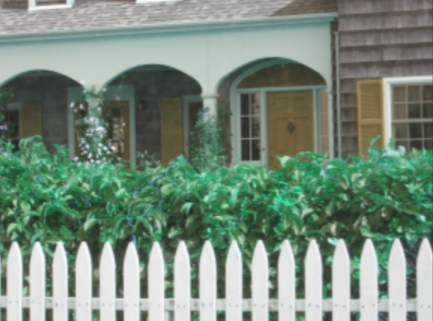
#> input picture images/original_image.png, 433 x 321 px
$ python run_demo.py
#> lines starting #> are read from the running program, lines starting #| are printed output that depends on the picture; after the words box and inside, x2 and y2 are one past the last pixel; in counts of white or black regions, pixels touching at a corner belong together
### Assignment1.py
"""
EE P 596 Computer Vision: Classical and Deep Methods - Homework 1
==================================================================

Basic image processing and binary image analysis with OpenCV and NumPy.

All methods live in one class, ``ComputerVisionAssignment``. Each method
reads the images loaded in ``__init__`` and *returns* its result without
printing or saving anything, so the class can be imported and tested by an
autograder or reused in other projects.

Conventions used everywhere in this file
----------------------------------------
* Images are NumPy arrays (``numpy.ndarray``).
* Colour images use OpenCV's native layout: shape (height, width, 3),
  channels in **B, G, R** order, pixel type ``uint8`` (0..255).
* Coordinates: ``x`` = column (left -> right), ``y`` = row (top -> bottom).
  Because y points *down*, a positive rotation angle looks *clockwise*.

To see the results (printed values and saved images), run ``run_demo.py``.
"""

import cv2
import numpy as np
import os


class ComputerVisionAssignment:
    """Holds the input images and implements Tasks 1-11 of Homework 1."""

    def __init__(self, image_path, binary_image_path):
        """
        Load the images once so every task can reuse them.

        Args:
            image_path: path to a colour image (loaded as BGR, uint8).
            binary_image_path: path to a black/white image (loaded as one
                gray channel, uint8).
        """
        self.image = cv2.imread(image_path)
        self.binary_image = cv2.imread(binary_image_path, cv2.IMREAD_GRAYSCALE)

    # ------------------------------------------------------------------
    # Task 0 - environment check (ungraded)
    # ------------------------------------------------------------------
    # [5 lines left out: function check_package_versions, not called in this run]

        # print(np.__version__)
        # print(matplotlib.__version__)
        # print(cv2.__version__)

    # ------------------------------------------------------------------
    # Task 1 - image load / analyse
    # ------------------------------------------------------------------
    def load_and_analyze_image(self):
        """
        Describe the loaded colour image.

        Returns:
            (Image_data_type, Pixel_data_type, Image_shape)
            e.g. (numpy.ndarray, dtype('uint8'), (321, 433, 3))
        """
        Image_data_type = type(self.image)   # the container: numpy.ndarray
        Pixel_data_type = self.image.dtype   # the numbers inside: uint8 (0-255)
        Image_shape = self.image.shape       # (height, width, channels)

        # print(f"Image data type: {Image_data_type}")
        # print(f"Pixel data type: {Pixel_data_type}")
        # print(f"Image dimensions: {Image_shape}")

        return Image_data_type, Pixel_data_type, Image_shape

    # ------------------------------------------------------------------
    # Task 2 - keep only the red channel
    # ------------------------------------------------------------------
    def create_red_image(self):
        """
        Set the blue and green channels to zero so only red remains.

        Returns:
            BGR uint8 image of the same size that looks red.
        """
        red_image = self.image.copy()   # copy so the original stays unchanged
        red_image[:, :, 0] = 0          # channel 0 = Blue  -> off
        red_image[:, :, 1] = 0          # channel 1 = Green -> off
        return red_image                # channel 2 = Red is untouched

    # ------------------------------------------------------------------
    # Task 3 - photographic negative
    # ------------------------------------------------------------------
    def create_photographic_negative(self):
        """
        Invert every value: new = 255 - old (bright <-> dark).

        Returns:
            BGR uint8 negative image.
        """
        negative_image = (255 - self.image).astype(np.uint8)
        return negative_image

    # ------------------------------------------------------------------
    # Task 4 - swap red and blue channels
    # ------------------------------------------------------------------
    def swap_color_channels(self):
        """
        Exchange the red and blue channels; green stays in place.

        [:, :, [2, 1, 0]] means: all rows, all columns, and take the colour
        layers in the order 2, 1, 0 -> [B, G, R] becomes [R, G, B].

        Returns:
            BGR uint8 image with red and blue swapped.
        """
        swapped_image = self.image[:, :, [2, 1, 0]].copy()
        return swapped_image

    # ------------------------------------------------------------------
    # Task 5 - foliage detection (thresholding)
    # ------------------------------------------------------------------
    def foliage_detection(self):
        """
        Mark "green" pixels: ON if G >= 50 and R < 50 and B < 50.

        Returns:
            Single-channel uint8 binary image: 255 = foliage, 0 = other.
        """
        B = self.image[:, :, 0]
        G = self.image[:, :, 1]
        R = self.image[:, :, 2]

        mask = (G >= 50) & (R < 50) & (B < 50)   # True only where all 3 hold

        foliage_image = np.zeros(G.shape, dtype=np.uint8)   # all black
        foliage_image[mask] = 255                            # paint leaves white
        return foliage_image

    # ------------------------------------------------------------------
    # Task 6 - translation
    # ------------------------------------------------------------------
    def shift_image(self):
        """
        Move the image 200 px right and 100 px down; empty area = 0 (black).

        M = [[1, 0, tx], [0, 1, ty]] is a pure translation:
            new_x = x + tx,  new_y = y + ty
        cv2.warpAffine fills uncovered pixels with 0 by default.

        Returns:
            BGR uint8 image of the same size.
        """
        h, w = self.image.shape[:2]
        M = np.float32([[1, 0, 200],     # move right by 200
                        [0, 1, 100]])    # move down by 100
        shifted_image = cv2.warpAffine(self.image, M, (w, h))   # size is (w, h)
        return shifted_image

    # ------------------------------------------------------------------
    # Task 7 - rotate 90 degrees clockwise
    # ------------------------------------------------------------------
    def rotate_image(self):
        """
        Rotate 90 degrees clockwise. A w x h image becomes h x w.

        Returns:
            BGR uint8 image with height and width swapped.
        """
        rotated_image = cv2.rotate(self.image, cv2.ROTATE_90_CLOCKWISE)
        return rotated_image

    # ------------------------------------------------------------------
    # Task 8 - similarity transform with inverse mapping
    # ------------------------------------------------------------------
    def similarity_transform(self, scale, theta, shift):
        """
        Scale -> rotate (clockwise) -> translate, about the origin, written
        by hand with nearest-neighbour inverse mapping.

        Forward model (input point p -> output point q):
            q = R * (s * p) + t,   R = [[cos, -sin], [sin, cos]]
        Inverse mapping visits EVERY output pixel and undoes the moves in
        reverse order, so no output pixel is left empty:
            p = R^T * (q - t) / s

        Args:
            scale: scale factor (float), e.g. 2.0
            theta: rotation angle in degrees, clockwise (float), e.g. 45.0
            shift: [tx, ty] translation in pixels, e.g. [100, 100]

        Returns:
            BGR uint8 image, same size as the input.
        """
        h, w = self.image.shape[:2]
        t = np.deg2rad(theta)                      # cos/sin need radians
        cos_t, sin_t = np.cos(t), np.sin(t)
        tx, ty = float(shift[0]), float(shift[1])

        # (x, y) coordinates of every OUTPUT pixel
        yq, xq = np.mgrid[0:h, 0:w].astype(np.float64)

        # 1) undo translation
        xs = xq - tx
        ys = yq - ty

        # 2) undo rotation (R transpose) and 3) undo scale
        xp = (cos_t * xs + sin_t * ys) / scale
        yp = (-sin_t * xs + cos_t * ys) / scale

        # nearest neighbour: round to the closest whole source pixel
        xp = np.round(xp).astype(int)
        yp = np.round(yp).astype(int)

        # keep only source positions that lie inside the input image
        valid = (xp >= 0) & (xp < w) & (yp >= 0) & (yp < h)

        transformed_image = np.zeros_like(self.image)          # black canvas
        transformed_image[valid] = self.image[yp[valid], xp[valid]]
        return transformed_image

    # ------------------------------------------------------------------
    # Task 9 - grayscale conversion
    # ------------------------------------------------------------------
    def convert_to_grayscale(self):
        """
        gray = (3R + 6G + 1B) / 10, rounded to the nearest integer.

        Channels are converted to float first so the weighted sum cannot
        overflow uint8 (e.g. 6 * 200 = 1200 > 255).

        Returns:
            Single-channel uint8 grayscale image.
        """
        B = self.image[:, :, 0].astype(np.float64)
        G = self.image[:, :, 1].astype(np.float64)
        R = self.image[:, :, 2].astype(np.float64)
        gray_image = np.round((3 * R + 6 * G + 1 * B) / 10).astype(np.uint8)
        return gray_image

    # ------------------------------------------------------------------
    # Task 10 - image moments of a binary image
    # ------------------------------------------------------------------
    def compute_moments(self):
        """
        First- and second-order moments of the binary image
        (white pixels = 1, black = 0).

            m00            area (number of white pixels)
            m10, m01       sum of x, sum of y
            x_bar, y_bar   centroid = (m10/m00, m01/m00)
            mu20           sum (x - x_bar)^2            spread left-right
            mu02           sum (y - y_bar)^2            spread up-down
            mu11           sum (x - x_bar)(y - y_bar)   diagonal tilt

        Returns:
            (m00, m10, m01, x_bar, y_bar, mu20, mu02, mu11)
        """
        img = (self.binary_image > 0).astype(np.float64)   # 1 = white, 0 = black
        h, w = img.shape
        y, x = np.mgrid[0:h, 0:w]                          # row / column grids

        # Standard (raw) moments
        m00 = np.sum(img)
        m10 = np.sum(x * img)
        m01 = np.sum(y * img)

        # Centroid
        x_bar = m10 / m00
        y_bar = m01 / m00

        # Second-order centralized moments
        mu20 = np.sum(((x - x_bar) ** 2) * img)
        mu02 = np.sum(((y - y_bar) ** 2) * img)
        mu11 = np.sum((x - x_bar) * (y - y_bar) * img)

        # [6 lines of commented-out code are left out]

        return m00, m10, m01, x_bar, y_bar, mu20, mu02, mu11

    # ------------------------------------------------------------------
    # Task 11 - orientation, eccentricity and best-fitting ellipse
    # ------------------------------------------------------------------
    def compute_orientation_and_eccentricity(self):
        """
        Shape analysis from the Task 10 moments.

            a, b, c       = mu20/m00, mu11/m00, mu02/m00
            lambda1 >= lambda2  eigenvalues of [[a, b], [b, c]]
            orientation   = degrees(0.5 * arctan(2*mu11 / (mu20 - mu02)))
                            (clockwise from +x, since y points down)
            eccentricity  = sqrt((lambda1 - lambda2) / lambda1)
                            (0 = circle, close to 1 = long and thin)
            full axis     = 4 * sqrt(lambda); cv2.ellipse gets half of it

        The ellipse is drawn in red (0, 0, 255), 1 px thick, on a copy of
        the BGR image so it appears on top of the white outline.

        Returns:
            (orientation_degrees, eccentricity, image_with_ellipse)
        """
        m00, m10, m01, x_bar, y_bar, mu20, mu02, mu11 = self.compute_moments()

        orientation = np.degrees(0.5 * np.arctan(2 * mu11 / (mu20 - mu02)))

        a, b, c = mu20 / m00, mu11 / m00, mu02 / m00
        lam = np.linalg.eigvalsh(np.array([[a, b], [b, c]]))   # ascending
        lambda2, lambda1 = lam[0], lam[1]                       # lambda1 = larger

        eccentricity = np.sqrt((lambda1 - lambda2) / lambda1)

        axes = (int((4 * np.sqrt(lambda1)) // 2),               # half major axis
                int((4 * np.sqrt(lambda2)) // 2))               # half minor axis
        center = (int(x_bar), int(y_bar))

        glasses_with_ellipse = self.image.copy()
        cv2.ellipse(glasses_with_ellipse, center, axes, orientation,
                    0, 360, (0, 0, 255), 1)

        # print(f"Orientation: {orientation} degrees")
        # print(f"Eccentricity: {eccentricity}")

        return orientation, eccentricity, glasses_with_ellipse


# [53 lines that do not run on import are left out]

### run_demo.py
"""
Demo runner for Assignment1.py

Runs all 11 tasks, prints the numeric results and saves every output image
into the ``results/`` folder, plus one overview picture
(``results/results_overview.png``).

Usage:
    python run_demo.py
"""

import os

import cv2
import numpy as np

from Assignment1 import ComputerVisionAssignment

HERE = os.path.dirname(os.path.abspath(__file__))
IMG_DIR = os.path.join(HERE, "images")
OUT_DIR = os.path.join(HERE, "results")


def main():
    os.makedirs(OUT_DIR, exist_ok=True)

    # ---------- Tasks 1-9 on the colour photo ----------
    cva = ComputerVisionAssignment(
        os.path.join(IMG_DIR, "original_image.png"),
        os.path.join(IMG_DIR, "binary_image.png"),
    )
#> in __init__, self.image is the input picture: shape (321, 433, 3); mean B, G, R 123.4, 139.7, 119.3
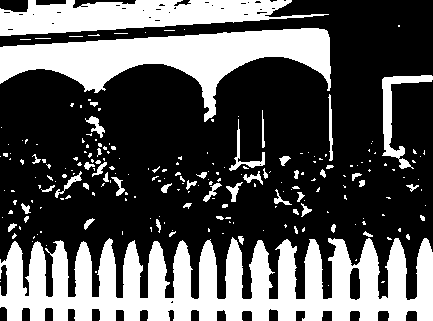
#> input picture images/binary_image.png, 433 x 321 px
#> in __init__, `self.binary_image = cv2.imread(binary_image_path, cv2.IMREAD_GRAYSCALE)`: self.binary_image: shape (321, 433); 34.3% white; 220 white regions (170 under 20 px), largest, box (x1, y1, x2, y2) and area: (0, 237, 433, 321) 23707, (0, 28, 331, 122) 11997, (0, 0, 329, 36) 7072
    if cva.image is None:
        raise FileNotFoundError("images/original_image.png not found")

    image_type, pixel_type, shape = cva.load_and_analyze_image()
#> shape = (321, 433, 3)
    print("Task 1")
    print(f"  Image data type : {image_type}")
    print(f"  Pixel data type : {pixel_type}  (uint8: {pixel_type == np.uint8})")
#|   Pixel data type : uint8  (uint8: True)
    print(f"  Image dimensions: {shape}")
#|   Image dimensions: (321, 433, 3)

    outputs = {
        "2_red": cva.create_red_image(),
        "3_negative": cva.create_photographic_negative(),
        "4_swapped": cva.swap_color_channels(),
        "5_foliage": cva.foliage_detection(),
        "6_shifted": cva.shift_image(),
        "7_rotated": cva.rotate_image(),
        "8_similarity": cva.similarity_transform(scale=2.0, theta=45.0, shift=[100, 100]),
        "9_gray": cva.convert_to_grayscale(),
    }
#> in foliage_detection, `mask = (G >= 50) & (R < 50) & (B < 50)`: mask: shape (321, 433) bool; 2.5% white; 195 white regions (152 under 20 px), largest, box (x1, y1, x2, y2) and area: (377, 209, 415, 233) 275, (46, 211, 74, 230) 259, (328, 206, 361, 223) 256
#> in rotate_image, `rotated_image = cv2.rotate(self.image, cv2.ROTATE_90_CLOCKWISE)`:
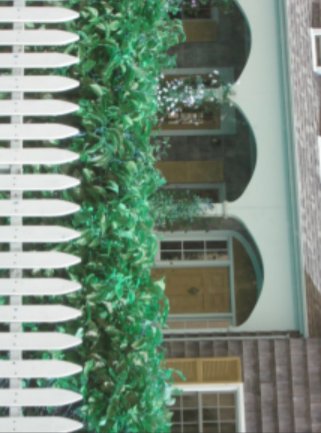
#> rotated_image: shape (433, 321, 3); mean B, G, R 123.4, 139.7, 119.3
#> in similarity_transform, `h, w = self.image.shape[:2]`: h = 321; w = 433
#> in similarity_transform, `tx, ty = float(shift[0]), float(shift[1])`: tx = 100
#> in similarity_transform, `yp = (-sin_t * xs + cos_t * ys) / scale`:
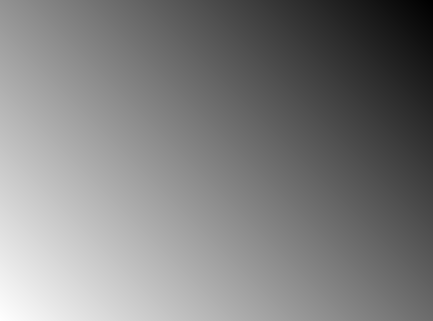
#> yp: shape (321, 433) float64; min -152.7, max 113.1, mean -19.8; drawn with min black and max white
#> in similarity_transform, `valid = (xp >= 0) & (xp < w) & (yp >= 0) & (yp < h)`: valid: shape (321, 433) bool; 30.1% white; 1 white region, box (x1, y1, x2, y2) and area: (0, 99, 322, 321) 41903
#> in similarity_transform, `transformed_image[valid] = self.image[yp[valid], xp[valid]]`:
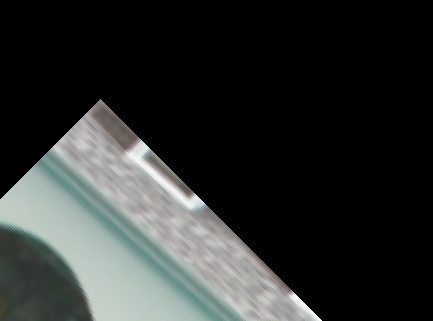
#> transformed_image: shape (321, 433, 3); mean B, G, R 46.1, 47.5, 44.7

    # ---------- Tasks 10-11 on the binary glasses image ----------
    glasses_path = os.path.join(IMG_DIR, "glasses_outline.png")
    glasses = ComputerVisionAssignment(glasses_path, glasses_path)
#> call 2 of __init__, with image_path = 'images/glasses_outline.png', binary_image_path = 'images/glasses_outline.png'
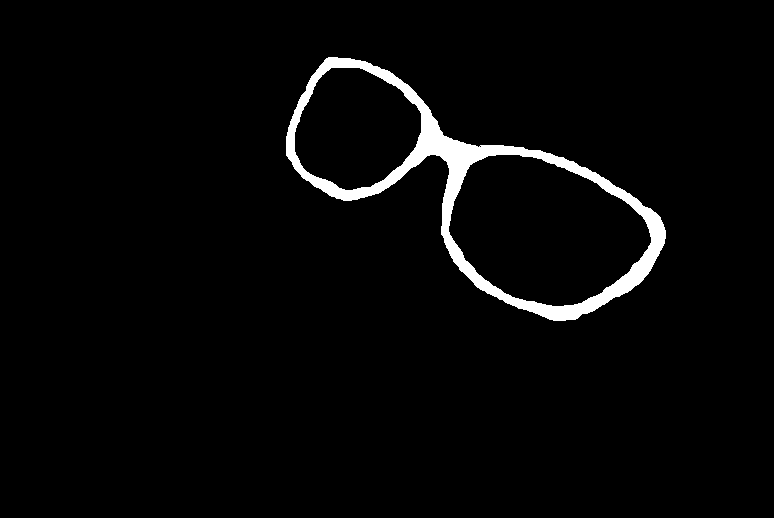
#> input picture images/glasses_outline.png, 774 x 518 px
#> in __init__, self.image is the input picture: shape (518, 774, 3); 2.9% white; 1 white region, box (x1, y1, x2, y2) and area: (286, 57, 666, 321) 11792

    m00, m10, m01, x_bar, y_bar, mu20, mu02, mu11 = glasses.compute_moments()
#> in compute_moments, `m00 = np.sum(img)`: m00 = 11792
#> in compute_moments, `m10 = np.sum(x * img)`: m10 = 5617082
#> in compute_moments, `m01 = np.sum(y * img)`: m01 = 2254903
#> in compute_moments, `x_bar = m10 / m00`: x_bar = 476.3
#> in compute_moments, `y_bar = m01 / m00`: y_bar = 191.2
#> in compute_moments, `mu20 = np.sum(((x - x_bar) ** 2) * img)`: mu20 = 137886399.4
#> in compute_moments, `mu02 = np.sum(((y - y_bar) ** 2) * img)`: mu02 = 59351808
#> in compute_moments, `mu11 = np.sum((x - x_bar) * (y - y_bar) * img)`: mu11 = 57699869.4
#> m00 = 11792; m10 = 5617082; m01 = 2254903; x_bar = 476.3; y_bar = 191.2; mu20 = 137886399.4; mu02 = 59351808; mu11 = 57699869.4
    print("\nTask 10 - Moments")
    print(f"  Raw moments     : M00 = {m00}, M10 = {m10}, M01 = {m01}")
#|   Raw moments     : M00 = 11792.0, M10 = 5617082.0, M01 = 2254903.0
    print(f"  Centroid        : x_bar = {x_bar:.4f}, y_bar = {y_bar:.4f}")
#|   Centroid        : x_bar = 476.3468, y_bar = 191.2231
    print(f"  Central moments : mu20 = {mu20:.4f}, mu02 = {mu02:.4f}, mu11 = {mu11:.4f}")
#|   Central moments : mu20 = 137886399.4026, mu02 = 59351807.9782, mu11 = 57699869.4500

    orientation, eccentricity, ellipse_img = glasses.compute_orientation_and_eccentricity()
#> in compute_orientation_and_eccentricity, `m00, m10, m01, x_bar, y_bar, mu20, mu02, mu11 = self.compute_moments()`: m00 = 11792; m10 = 5617082; m01 = 2254903; x_bar = 476.3; y_bar = 191.2; mu20 = 137886399.4; mu02 = 59351808; mu11 = 57699869.4
#> in compute_orientation_and_eccentricity, `orientation = np.degrees(0.5 * np.arctan(2 * mu11 / (mu20 - mu02)))`: orientation = 27.88
#> in compute_orientation_and_eccentricity, `a, b, c = mu20 / m00, mu11 / m00, mu02 / m00`: a = 11693.2; b = 4893.1; c = 5033.2
#> in compute_orientation_and_eccentricity, `lam = np.linalg.eigvalsh(np.array([[a, b], [b, c]]))`: lam = [2444.5, 14282]
#> in compute_orientation_and_eccentricity, `lambda2, lambda1 = lam[0], lam[1]`: lambda2 = 2444.5; lambda1 = 14282
#> in compute_orientation_and_eccentricity, `eccentricity = np.sqrt((lambda1 - lambda2) / lambda1)`: eccentricity = 0.91
#> in compute_orientation_and_eccentricity, `axes = (int((4 * np.sqrt(lambda1)) // 2),`: axes = (239, 98)
#> in compute_orientation_and_eccentricity, `center = (int(x_bar), int(y_bar))`: center = (476, 191)
#> in compute_orientation_and_eccentricity, `cv2.ellipse(glasses_with_ellipse, center, axes, orientation, 0, 360, (..`:
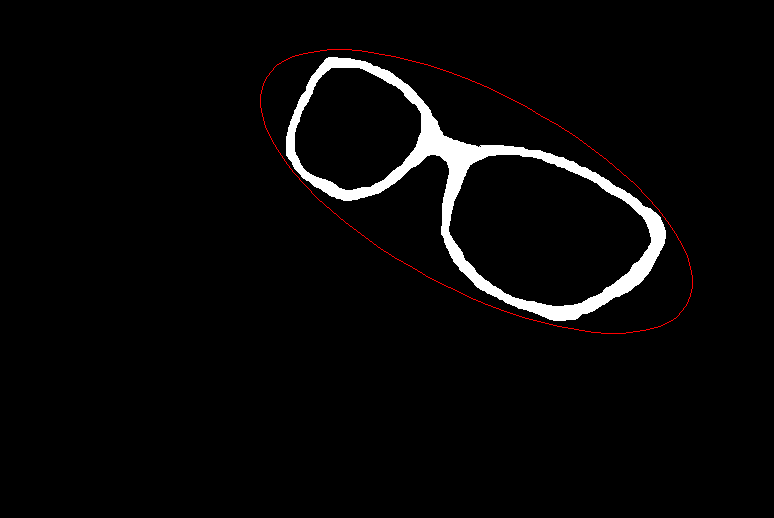
#> glasses_with_ellipse: shape (518, 774, 3); 0.25% of pixels changed, all inside (x1, y1, x2, y2) = (260, 49, 693, 334)
#> orientation = 27.88; eccentricity = 0.91
    print("\nTask 11 - Shape")
    print(f"  Orientation     : {orientation:.4f} degrees (clockwise)")
#|   Orientation     : 27.8815 degrees (clockwise)
    print(f"  Eccentricity    : {eccentricity:.4f}")
#|   Eccentricity    : 0.9104
    outputs["11_ellipse"] = ellipse_img

    # ---------- Save every result ----------
    for name, img in outputs.items():
        cv2.imwrite(os.path.join(OUT_DIR, f"{name}.png"), img)
#> this loop made 9 passes
#> name on passes 1 to 9: '2_red', '3_negative', '4_swapped', '5_foliage', '6_shifted', '7_rotated', '8_similarity', '9_gray', '11_ellipse'
    print(f"\nSaved {len(outputs)} images to {OUT_DIR}")
#| Saved 9 images to results

    # ---------- Optional overview picture (needs matplotlib) ----------
    try:
        import matplotlib
        matplotlib.use("Agg")
        import matplotlib.pyplot as plt

        panels = [("Original", cva.image)] + list(outputs.items())
#> panels = 10 items
        fig, axes = plt.subplots(2, 5, figsize=(20, 7))
        for ax, (title, img) in zip(axes.flat, panels):
            if img.ndim == 2:                       # gray / binary image
                ax.imshow(img, cmap="gray", vmin=0, vmax=255)
            else:                                   # BGR -> RGB for display
                ax.imshow(cv2.cvtColor(img, cv2.COLOR_BGR2RGB))
            ax.set_title(title)
            ax.axis("off")
#> this loop made 10 passes
        plt.tight_layout()
        plt.savefig(os.path.join(OUT_DIR, "results_overview.png"), dpi=90)
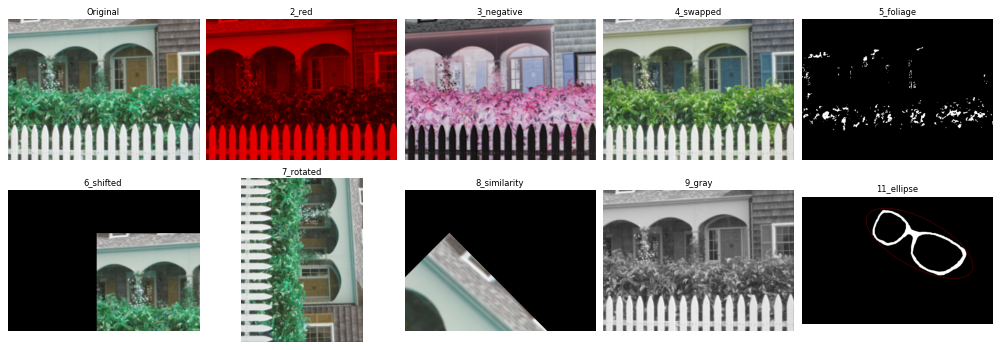
#> figure drawn by matplotlib, 10 panels; B, G, R data is drawn as R, G, B
        print("Saved results/results_overview.png")
    except ImportError:
        print("matplotlib not installed - skipped overview picture")


if __name__ == "__main__":
    main()
